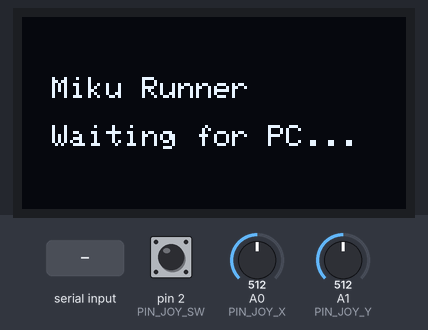
Simulated run of this sketch. Board: Arduino Uno, built with avr-gcc and run on an emulated ATmega328P. Parts: 128×64 one-colour display. Inputs (shaded band) come from the test bench; at power-on: pin 2 (PIN_JOY_SW) HIGH, A0 (PIN_JOY_X) = 512, A1 (PIN_JOY_Y) = 512. What the sketch prints to the serial monitor is not drawn.

Above: at 1.2 s.

The sketch:

miku_runner_oled.ino
```cpp
// =====================================================================
//  Miku Runner — джойстик + OLED 128x64 для игры на ПК (Python)
// =====================================================================
//  Arduino делает две вещи одновременно:
//   (скорость порта 500000 — в Python по умолчанию так же; для старой прошивки: --baud 115200)
//   1) каждые 20 мс отправляет на ПК состояние джойстика:  "J <x> <y> <btn>"
//   2) принимает с ПК кадры 128x64 (1024 байта) и выводит их на OLED.
//      После каждого кадра отвечает "F" — "готов к следующему".
//
//  Подключение (Arduino Uno / Nano):
//    OLED SSD1306 (I2C):  GND -> GND,  VCC -> 5V,  SCL -> A5,  SDA -> A4
//    Джойстик (KY-023):   GND -> GND,  +5V -> 5V,  VRx -> A0,  VRy -> A1,
//                         SW  -> D2
//
//  Библиотеки (Инструменты -> Управлять библиотеками):
//    "Adafruit SSD1306"  (вместе с ней поставится "Adafruit GFX Library")
// =====================================================================

#include <Wire.h>
#include <Adafruit_GFX.h>
#include <Adafruit_SSD1306.h>

#define SCREEN_W   128
#define SCREEN_H   64
#define OLED_ADDR  0x3C          // если экран не работает — попробуй 0x3D

const byte PIN_JOY_X  = A0;
const byte PIN_JOY_Y  = A1;
const byte PIN_JOY_SW = 2;

const uint16_t FRAME_SIZE       = 1024;   // 128 * 64 / 8
const unsigned long JOY_PERIOD   = 20;    // мс между отправками джойстика
const unsigned long FRAME_TIMEOUT = 300;  // мс: оборванный кадр сбрасывается

Adafruit_SSD1306 display(SCREEN_W, SCREEN_H, &Wire, -1);

uint8_t* frameBuf;               // память самого дисплея — пишем прямо в неё
uint16_t frameIdx = 0;
unsigned long lastByteTime = 0;
unsigned long lastJoyTime  = 0;

void setup() {
  Serial.begin(500000);          // быстрый порт: кадр уходит за ~20 мс (должно совпадать с BAUD в miku_runner.py)
  pinMode(PIN_JOY_SW, INPUT_PULLUP);

  if (!display.begin(SSD1306_SWITCHCAPVCC, OLED_ADDR)) {
    // Экран не найден: мигаем встроенным светодиодом, но джойстик
    // продолжает работать, чтобы можно было играть хотя бы на ПК.
    pinMode(LED_BUILTIN, OUTPUT);
    while (true) {
      digitalWrite(LED_BUILTIN, !digitalRead(LED_BUILTIN));
      sendJoystick();
      delay(100);
    }
  }
  Wire.setClock(400000);         // быстрый I2C — кадр выводится ~25 мс
  frameBuf = display.getBuffer();

  display.clearDisplay();
  display.setTextColor(SSD1306_WHITE);
  display.setTextSize(1);
  display.setCursor(10, 20);
  display.print(F("Miku Runner"));
  display.setCursor(10, 36);
  display.print(F("Waiting for PC..."));
  display.display();

  Serial.println(F("R"));        // "Ready" — ПК может слать первый кадр
}

void sendJoystick() {
  Serial.print('J');
  Serial.print(analogRead(PIN_JOY_X));
  Serial.print(' ');
  Serial.print(analogRead(PIN_JOY_Y));
  Serial.print(' ');
  Serial.println(digitalRead(PIN_JOY_SW) == LOW ? 1 : 0);
}

void loop() {
  // 1. Забираем байты кадра, сколько пришло
  while (Serial.available() > 0) {
    frameBuf[frameIdx++] = Serial.read();
    lastByteTime = millis();

    if (frameIdx >= FRAME_SIZE) {
      display.display();         // ПК ждёт "F", поэтому ничего не теряется
      frameIdx = 0;
      Serial.println(F("F"));
    }
  }

  // 2. Кадр оборвался (ПК перезапустили и т.п.) — начинаем заново
  if (frameIdx > 0 && millis() - lastByteTime > FRAME_TIMEOUT) {
    frameIdx = 0;
    Serial.println(F("F"));
  }

  // 3. Джойстик
  if (millis() - lastJoyTime >= JOY_PERIOD) {
    lastJoyTime = millis();
    sendJoystick();
  }
}
```
